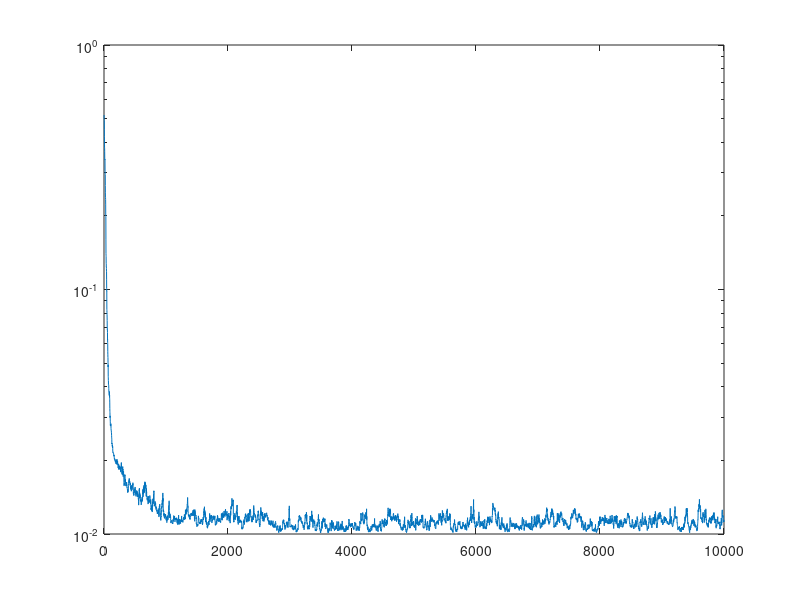

Source code (MATLAB):
tic

total = 5; %number of repetitions of  simulation
iter = 10000;
amse = zeros(iter,1);
for epoch = 1:total
dn =zeros(1,3000); %nonlinear time series
dn(1) = .1;
dn(2) = .1;
for ii = 3:3000
dn(ii) = (0.8-0.5*exp(-dn(ii-1)^2))*dn(ii-1) - (0.3+0.9*exp(-dn(ii-1)^2))*dn(ii-2) + .1*sin(dn(ii-1)*pi)+0.1*randn(1,1);
end
X = [dn(1:2998);dn(2:2999)]; %input data
D = transpose(dn(3:3000)); %output data

mu = 0.2; %step size
samples = 100; %number of RFF
sigma = sqrt(1/(3.73*2)); %Gaussian widths
w = 1/sigma * randn(2,samples);
theta = rand(1,samples);
Z = sqrt(2/samples)*cos(transpose(X)*w + pi*ones(2998,1)*theta); %inputs in RFF space

%Centralized RFF kernel learning
h= zeros(1,samples);
mse=zeros(iter,1);
error= zeros(iter,1);

for jj= 1:iter
v = ceil(rand(1,1)*2998); %randomly pick data
x = X(:,v);
%z = sqrt(2/samples)*cos(transpose(x)*w + pi*theta);
error(jj) = D(v) - Z(v,:)*transpose(h);
h = h + mu *Z(v,:)*error(jj); %LMS update

mse(jj) = norm(D(2499:2998) - Z(2499:2998,:)*transpose(h))^2/500; %MSE on last 500 data points
end
amse = amse + mse(1:iter,1)/total;
end
toc

semilogy(mse)
